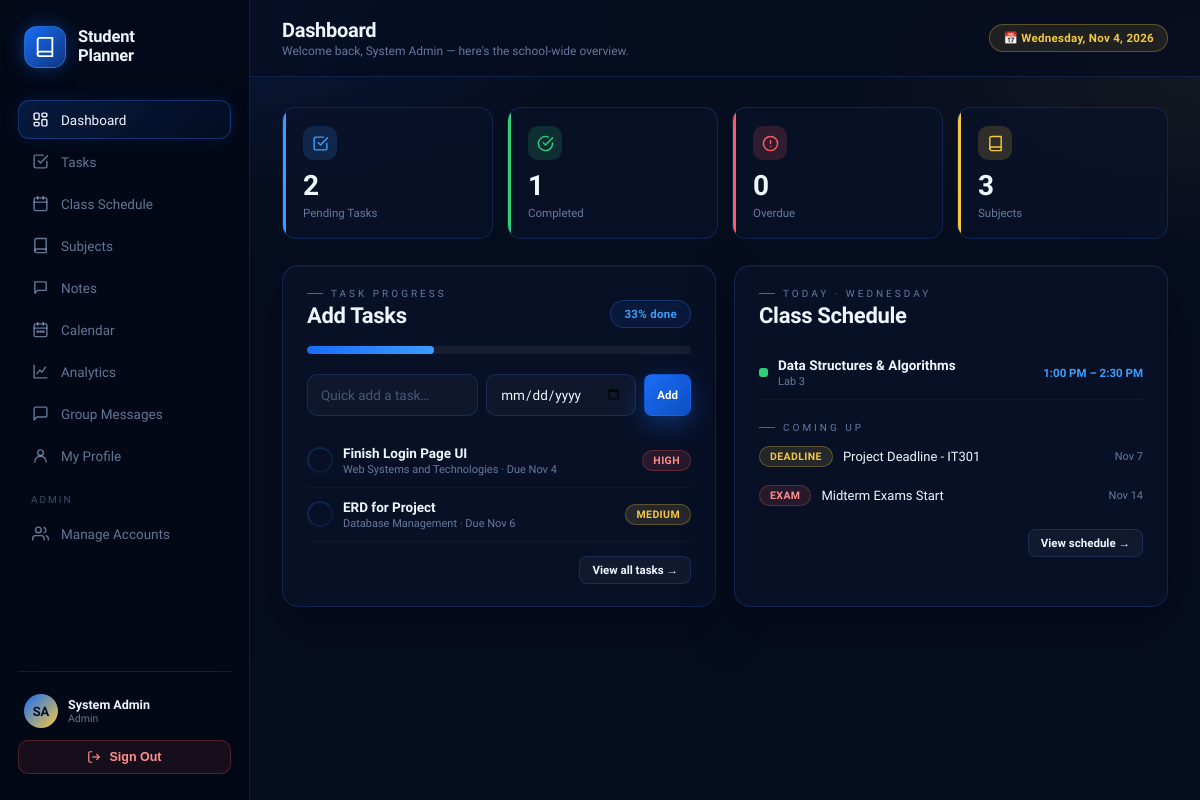
/index.php (signed in), run on the app's committed database.
### tables this page shows
CREATE TABLE IF NOT EXISTS `tasks` (
  `id`           INT UNSIGNED AUTO_INCREMENT PRIMARY KEY,
  `user_id`      INT UNSIGNED NOT NULL,
  `subject_id`   INT UNSIGNED NULL,
  `title`        VARCHAR(200) NOT NULL,
  `description`  TEXT NULL,
  `due_date`     DATE NULL,
  `due_time`     TIME NULL,
  `priority`     ENUM('low','medium','high') NOT NULL DEFAULT 'medium',
  `status`       ENUM('pending','in_progress','completed') NOT NULL DEFAULT 'pending',
  `created_at`   DATETIME NOT NULL DEFAULT CURRENT_TIMESTAMP,
  `completed_at` DATETIME NULL,
  FOREIGN KEY (`user_id`)    REFERENCES `login_accounts`(`id`) ON DELETE CASCADE,
  FOREIGN KEY (`subject_id`) REFERENCES `subjects`(`id`) ON DELETE SET NULL
);

CREATE TABLE IF NOT EXISTS `subjects` (
  `id`           INT UNSIGNED AUTO_INCREMENT PRIMARY KEY,
  `user_id`      INT UNSIGNED NOT NULL,
  `subject_name` VARCHAR(120) NOT NULL,
  `subject_code` VARCHAR(30)  NULL,
  `instructor`   VARCHAR(100) NULL,
  `units`        DECIMAL(3,1) NULL,
  `color`        VARCHAR(7)   NOT NULL DEFAULT '#1a6cf5',
  `created_at`   DATETIME     NOT NULL DEFAULT CURRENT_TIMESTAMP,
  FOREIGN KEY (`user_id`) REFERENCES `login_accounts`(`id`) ON DELETE CASCADE
);

CREATE TABLE IF NOT EXISTS `schedule` (
  `id`         INT UNSIGNED AUTO_INCREMENT PRIMARY KEY,
  `user_id`    INT UNSIGNED NOT NULL,
  `subject_id` INT UNSIGNED NOT NULL,
  `day_of_week` ENUM('Mon','Tue','Wed','Thu','Fri','Sat','Sun') NOT NULL,
  `start_time` TIME NOT NULL,
  `end_time`   TIME NOT NULL,
  `room`       VARCHAR(60) NULL,
  FOREIGN KEY (`user_id`)    REFERENCES `login_accounts`(`id`) ON DELETE CASCADE,
  FOREIGN KEY (`subject_id`) REFERENCES `subjects`(`id`) ON DELETE CASCADE
);

CREATE TABLE IF NOT EXISTS `events` (
  `id`          INT UNSIGNED AUTO_INCREMENT PRIMARY KEY,
  `user_id`     INT UNSIGNED NOT NULL,
  `title`       VARCHAR(150) NOT NULL,
  `event_date`  DATE NOT NULL,
  `event_type`  ENUM('exam','deadline','holiday','activity','other') NOT NULL DEFAULT 'other',
  `description` TEXT NULL,
  `created_at`  DATETIME NOT NULL DEFAULT CURRENT_TIMESTAMP,
  FOREIGN KEY (`user_id`) REFERENCES `login_accounts`(`id`) ON DELETE CASCADE
);

### index.php (the view, shortened to what this page needs)
<?php
require_once __DIR__ . '/core/auth.php';
$totalTasks     = mysqli_fetch_assoc(mysqli_query($conn, "SELECT COUNT(*) c FROM tasks"))['c'];
$completedTasks = mysqli_fetch_assoc(mysqli_query($conn, "SELECT COUNT(*) c FROM tasks WHERE status='completed'"))['c'];
$pendingTasks   = mysqli_fetch_assoc(mysqli_query($conn, "SELECT COUNT(*) c FROM tasks WHERE status!='completed'"))['c'];
$overdueTasks   = mysqli_fetch_assoc(mysqli_query($conn, "SELECT COUNT(*) c FROM tasks WHERE status!='completed' AND due_date IS NOT NULL AND due_date < CURDATE()"))['c'];
$subjectCount   = mysqli_fetch_assoc(mysqli_query($conn, "SELECT COUNT(*) c FROM subjects"))['c'];
$completionRate = $totalTasks > 0 ? round(($completedTasks / $totalTasks) * 100) : 0;
$dow = date('D'); $dow = substr($dow,0,3);
$todayClasses = mysqli_query($conn, "
  SELECT s.*, sub.subject_name, sub.color FROM schedule s
  JOIN subjects sub ON sub.id = s.subject_id
  WHERE s.day_of_week='$dow' ORDER BY s.start_time ASC");
$upcoming = mysqli_query($conn, "
  SELECT t.*, sub.subject_name, sub.color FROM tasks t
  LEFT JOIN subjects sub ON sub.id = t.subject_id
  WHERE t.status != 'completed'
  ORDER BY (t.due_date IS NULL), t.due_date ASC, FIELD(t.priority,'high','medium','low') LIMIT 6");
$events = mysqli_query($conn, "SELECT * FROM events WHERE event_date >= CURDATE() ORDER BY event_date ASC LIMIT 4");
$pageTitle = "Dashboard";
$pageSub   = $canManage
    ? "Welcome back, " . $user['name'] . " — here's the school-wide overview."
    : "Welcome back, " . $user['name'] . " — here's what your admin/faculty set up.";
$activeNav = "dashboard";
include __DIR__ . '/core/layout_head.php';
?>
<div class="stat-grid">
  <div class="stat-card" style="--c:var(--glow2)">
    <div class="stat-icon"><svg viewBox="0 0 24 24"><path d="M9 11l3 3L22 4"/><path d="M21 12v7a2 2 0 0 1-2 2H5a2 2 0 0 1-2-2V5a2 2 0 0 1 2-2h11"/></svg></div>
    <div class="stat-val"><?php echo $pendingTasks; ?></div>
    <div class="stat-label">Pending Tasks</div>
  </div>
  <div class="stat-card" style="--c:var(--green)">
    <div class="stat-icon"><svg viewBox="0 0 24 24"><path d="M22 11.08V12a10 10 0 1 1-5.93-9.14"/><polyline points="22 4 12 14.01 9 11.01"/></svg></div>
    <div class="stat-val"><?php echo $completedTasks; ?></div>
    <div class="stat-label">Completed</div>
  </div>
  <div class="stat-card" style="--c:var(--red)">
    <div class="stat-icon"><svg viewBox="0 0 24 24"><circle cx="12" cy="12" r="10"/><line x1="12" y1="8" x2="12" y2="12"/><line x1="12" y1="16" x2="12.01" y2="16"/></svg></div>
    <div class="stat-val"><?php echo $overdueTasks; ?></div>
    <div class="stat-label">Overdue</div>
  </div>
  <div class="stat-card" style="--c:var(--gold)">
    <div class="stat-icon"><svg viewBox="0 0 24 24"><path d="M4 19.5A2.5 2.5 0 0 1 6.5 17H20"/><path d="M6.5 2H20v20H6.5A2.5 2.5 0 0 1 4 19.5v-15A2.5 2.5 0 0 1 6.5 2z"/></svg></div>
    <div class="stat-val"><?php echo $subjectCount; ?></div>
    <div class="stat-label">Subjects</div>
  </div>
</div>
<div class="grid-2" style="margin-bottom:22px">
  <div class="card card-pad">
    <div class="section-head">
      <div>
        <div class="section-eyebrow">Task Progress</div>
        <div class="section-title">Add Tasks</div>
      </div>
      <span class="pill"><?php echo $completionRate; ?>% done</span>
    </div>
    <div class="progress-track" style="margin-bottom:20px">
      <div class="progress-fill" style="width:<?php echo $completionRate; ?>%"></div>
    </div>
    <?php if ($canManage): ?>
    <form method="POST" class="flex gap-8" style="margin-bottom:18px">
      <input type="text" name="title" placeholder="Quick add a task…" required style="flex:1">
      <input type="date" name="due_date" style="width:150px">
      <button class="btn btn-primary btn-sm" type="submit">Add</button>
    </form>
    <?php endif; ?>
    <?php if (mysqli_num_rows($upcoming) === 0): ?>
      <div class="empty-state" style="padding:30px 10px">
        <div class="empty-title">No pending tasks 🎉</div>
        <div class="empty-sub">You're all caught up.</div>
      </div>
    <?php else: while ($t = mysqli_fetch_assoc($upcoming)): ?>
      <div class="flex items-center gap-10" style="padding:11px 0;border-bottom:1px solid rgba(90,120,190,.08)">
        <?php if ($canManage): ?>
        <form method="POST">
          <button type="submit" class="btn-icon btn-outline" style="width:26px;height:26px;border-radius:50%" title="Mark complete"></button>
        </form>
        <?php else: ?>
        <div class="btn-icon" style="width:26px;height:26px;border-radius:50%;border:1px solid rgba(90,120,190,.2)"></div>
        <?php endif; ?>
        <div style="flex:1;min-width:0">
          <div style="font-size:13.5px;font-weight:600;overflow:hidden;text-overflow:ellipsis;white-space:nowrap"><?php echo h($t['title']); ?></div>
          <div style="font-size:11px;color:var(--muted);margin-top:2px">
            <?php echo $t['subject_name'] ? h($t['subject_name']).' · ' : ''; ?>
            <?php echo $t['due_date'] ? 'Due '.date('M j', strtotime($t['due_date'])) : 'No due date'; ?>
          </div>
        </div>
        <span class="badge pri-<?php echo $t['priority']; ?>"><?php echo $t['priority']; ?></span>
      </div>
    <?php endwhile; endif; ?>
    <div style="margin-top:14px;text-align:right"><a href="tasks.php" class="btn btn-ghost btn-sm">View all tasks →</a></div>
  </div>
  <div class="card card-pad">
    <div class="section-head">
      <div>
        <div class="section-eyebrow">Today · <?php echo date('l'); ?></div>
        <div class="section-title">Class Schedule</div>
      </div>
    </div>
    <?php if (mysqli_num_rows($todayClasses) === 0): ?>
      <div class="empty-state" style="padding:30px 10px">
        <div class="empty-title">No classes today</div>
        <div class="empty-sub">Enjoy the free time!</div>
      </div>
    <?php else: while ($c = mysqli_fetch_assoc($todayClasses)): ?>
      <div class="flex items-center gap-10" style="padding:11px 0;border-bottom:1px solid rgba(90,120,190,.08)">
        <span class="chip" style="background:<?php echo h($c['color']); ?>"></span>
        <div style="flex:1;min-width:0">
          <div style="font-size:13.5px;font-weight:600"><?php echo h($c['subject_name']); ?></div>
          <div style="font-size:11px;color:var(--muted);margin-top:2px"><?php echo h($c['room'] ?: 'No room set'); ?></div>
        </div>
        <div style="font-size:11.5px;color:var(--glow2);font-weight:600">
          <?php echo date('g:i A', strtotime($c['start_time'])); ?> – <?php echo date('g:i A', strtotime($c['end_time'])); ?>
        </div>
      </div>
    <?php endwhile; endif; ?>
    <div class="section-eyebrow" style="margin-top:22px">Coming Up</div>
    <?php if (mysqli_num_rows($events) === 0): ?>
      <div style="font-size:12.5px;color:var(--muted2);padding:8px 0">No upcoming events.</div>
    <?php else: while ($e = mysqli_fetch_assoc($events)): ?>
      <div class="flex items-center gap-10" style="padding:9px 0">
        <span class="badge type-<?php echo $e['event_type']; ?>"><?php echo h($e['event_type']); ?></span>
        <div style="flex:1;font-size:13px"><?php echo h($e['title']); ?></div>
        <div style="font-size:11px;color:var(--muted)"><?php echo date('M j', strtotime($e['event_date'])); ?></div>
      </div>
    <?php endwhile; endif; ?>
    <div style="margin-top:14px;text-align:right"><a href="schedule.php" class="btn btn-ghost btn-sm">View schedule →</a></div>
  </div>
</div>
<?php include __DIR__ . '/core/layout_foot.php'; ?>

### core/layout_head.php (shortened to what this page needs)
<?php
$pageTitle  = $pageTitle  ?? 'Dashboard';
$pageSub    = $pageSub    ?? '';
$activeNav  = $activeNav  ?? '';
function navClass($key, $active){ return 'sb-link' . ($key === $active ? ' active' : ''); }
?>
<!DOCTYPE html>
<html lang="en">
<head>
<link rel="stylesheet" href="assets/css/style.css">
</head>
<body>
<div class="app">
  <aside class="sidebar" id="sidebar">
    <div class="sb-brand">
      <div class="sb-brand-ring">
        <svg viewBox="0 0 24 24"><path d="M4 19.5A2.5 2.5 0 0 1 6.5 17H20"/><path d="M6.5 2H20v20H6.5A2.5 2.5 0 0 1 4 19.5v-15A2.5 2.5 0 0 1 6.5 2z"/></svg>
      </div>
      <div>
        <div class="sb-brand-name">Student<br>Planner</div>
      </div>
    </div>
    <nav class="sb-nav">
      <a href="index.php" class="<?php echo navClass('dashboard',$activeNav); ?>">
        <svg viewBox="0 0 24 24"><rect x="3" y="3" width="7" height="9" rx="1.5"/><rect x="14" y="3" width="7" height="5" rx="1.5"/><rect x="14" y="12" width="7" height="9" rx="1.5"/><rect x="3" y="16" width="7" height="5" rx="1.5"/></svg>
        Dashboard
      </a>
      <a href="tasks.php" class="<?php echo navClass('tasks',$activeNav); ?>">
        <svg viewBox="0 0 24 24"><path d="M9 11l3 3L22 4"/><path d="M21 12v7a2 2 0 0 1-2 2H5a2 2 0 0 1-2-2V5a2 2 0 0 1 2-2h11"/></svg>
        Tasks
      </a>
      <a href="schedule.php" class="<?php echo navClass('schedule',$activeNav); ?>">
        <svg viewBox="0 0 24 24"><rect x="3" y="4" width="18" height="18" rx="2"/><path d="M16 2v4M8 2v4M3 10h18"/></svg>
        Class Schedule
      </a>
      <a href="subjects.php" class="<?php echo navClass('subjects',$activeNav); ?>">
        <svg viewBox="0 0 24 24"><path d="M4 19.5A2.5 2.5 0 0 1 6.5 17H20"/><path d="M6.5 2H20v20H6.5A2.5 2.5 0 0 1 4 19.5v-15A2.5 2.5 0 0 1 6.5 2z"/></svg>
        Subjects
      </a>
      <a href="notes.php" class="<?php echo navClass('notes',$activeNav); ?>">
        <svg viewBox="0 0 24 24"><path d="M4 4h16v12H8l-4 4V4z"/></svg>
        Notes
      </a>
      <a href="calendar.php" class="<?php echo navClass('calendar',$activeNav); ?>">
        <svg viewBox="0 0 24 24"><rect x="3" y="4" width="18" height="18" rx="2"/><path d="M16 2v4M8 2v4M3 10h18"/><circle cx="8" cy="15" r="1"/><circle cx="12" cy="15" r="1"/><circle cx="16" cy="15" r="1"/></svg>
        Calendar
      </a>
      <a href="analytics.php" class="<?php echo navClass('analytics',$activeNav); ?>">
        <svg viewBox="0 0 24 24"><path d="M3 3v18h18"/><path d="M7 15l4-5 3 3 5-7"/></svg>
        Analytics
      </a>
      <a href="messages.php" class="<?php echo navClass('chat',$activeNav); ?>">
        <svg viewBox="0 0 24 24"><path d="M21 15a2 2 0 0 1-2 2H7l-4 4V5a2 2 0 0 1 2-2h14a2 2 0 0 1 2 2z"/></svg>
        Group Messages
      </a>
      <a href="profile.php" class="<?php echo navClass('profile',$activeNav); ?>">
        <svg viewBox="0 0 24 24"><circle cx="12" cy="8" r="4"/><path d="M4 21c0-4.4 3.6-8 8-8s8 3.6 8 8"/></svg>
        My Profile
      </a>
      <?php if ($isAdmin): ?>
      <div class="sb-section-label">Admin</div>
      <a href="accounts.php" class="<?php echo navClass('accounts',$activeNav); ?>">
        <svg viewBox="0 0 24 24"><circle cx="9" cy="7" r="4"/><path d="M1 21v-2a4 4 0 0 1 4-4h8a4 4 0 0 1 4 4v2"/><path d="M17 3.5a4 4 0 0 1 0 7.5M23 21v-2a4 4 0 0 0-3-3.9"/></svg>
        Manage Accounts
      </a>
      <?php endif; ?>
    </nav>
    <div class="sb-foot">
      <a href="profile.php" class="sb-user-link">
        <div class="sb-user">
          <?php echo renderAvatar($user['name'], $user['avatar_path'] ?? null, 'sb-user-av'); ?>
          <div>
            <div class="sb-user-name"><?php echo h($user['name']); ?></div>
            <div class="sb-user-role"><?php echo h($user['role']); ?></div>
          </div>
        </div>
      </a>
      <form method="POST" action="logout.php">
        <button type="submit" class="sb-logout">
          <svg width="14" height="14" viewBox="0 0 24 24" fill="none" stroke="currentColor" stroke-width="2"><path d="M9 21H5a2 2 0 0 1-2-2V5a2 2 0 0 1 2-2h4"/><polyline points="16 17 21 12 16 7"/><line x1="21" y1="12" x2="9" y2="12"/></svg>
          Sign Out
        </button>
      </form>
    </div>
  </aside>
  <div class="main">
    <div class="topbar">
      <div class="flex items-center gap-10">
        <div>
          <div class="tb-title"><?php echo h($pageTitle); ?></div>
          <?php if ($pageSub): ?><div class="tb-sub"><?php echo h($pageSub); ?></div><?php endif; ?>
        </div>
      </div>
      <div class="tb-right">
        <span class="pill gold">📅 <?php echo date('l, M j, Y'); ?></span>
      </div>
    </div>
    <div class="content">

### core/auth.php (shortened to what this page needs)
<?php
require_once __DIR__ . '/../db.php';
$user    = $_SESSION['sp_user'];
$userId  = intval($user['id']);
mysqli_query($conn, "UPDATE login_accounts SET last_seen = NOW(), is_online = 1 WHERE id = $userId");
mysqli_query($conn, "UPDATE login_accounts SET is_online = 0 WHERE last_seen < DATE_SUB(NOW(), INTERVAL 3 MINUTE)");
$chk = mysqli_fetch_assoc(mysqli_query($conn, "SELECT id, is_approved, name, role, avatar_path FROM login_accounts WHERE id=$userId"));
$user = $_SESSION['sp_user'];
$isAdmin = ($user['role'] === 'admin');
$canManage = $isAdmin || ($user['role'] === 'faculty');
function renderAvatar($name, $avatarPath, $class = ''){
    return '<div class="' . h($class) . '">' . h(initials($name)) . '</div>';
}
function initials($name){
    $parts = preg_split('/\s+/', trim($name));
    $ini = '';
    foreach (array_slice($parts,0,2) as $p) { if ($p !== '') $ini .= mb_strtoupper(mb_substr($p,0,1)); }
    return $ini ?: 'S';
}
function h($v){ return htmlspecialchars($v ?? '', ENT_QUOTES, 'UTF-8'); }

### core/layout_foot.php (shortened to what this page needs)
    </div>
  </div>
</div>
</body>
</html>

### data on the page
tasks: title "Finish Login Page UI", subject.subject_name "Web Systems and Technologies", due_date "Nov 4", priority "HIGH"
tasks: title "ERD for Project", subject.subject_name "Database Management", due_date "Nov 6", priority "MEDIUM"
schedule: subject.subject_name "Data Structures & Algorithms", room "Lab 3", start_time "1:00 PM", end_time "2:30 PM"
events: event_type "DEADLINE", title "Project Deadline - IT301", event_date "Nov 7"
events: event_type "EXAM", title "Midterm Exams Start", event_date "Nov 14"

### other printed values
initials($name) "SA"
$user['name'] "System Admin"
$user['role'] "Admin"
$pageTitle "Dashboard"
$pageSub "Welcome back, System Admin — here's the school-wide overview."
$pendingTasks "2"
$completedTasks "1"
$overdueTasks "0"
$subjectCount "3"
$completionRate "33"
